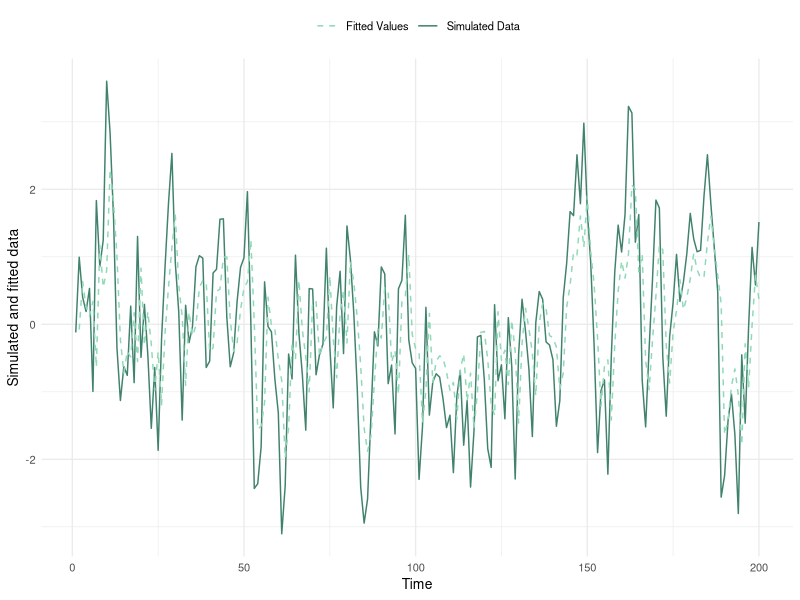
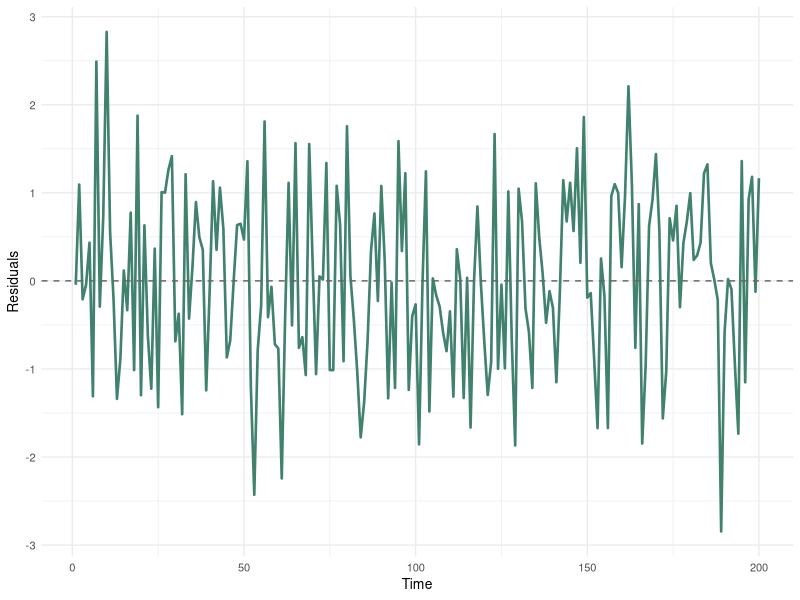
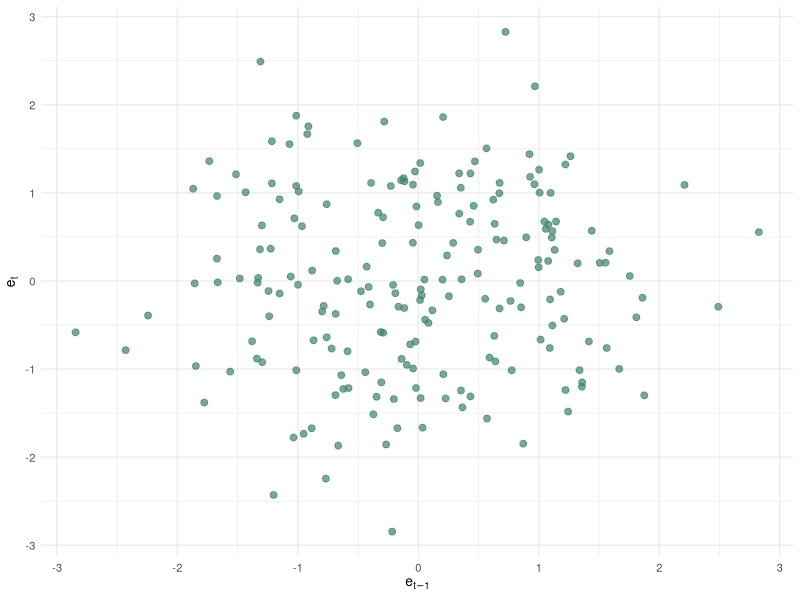
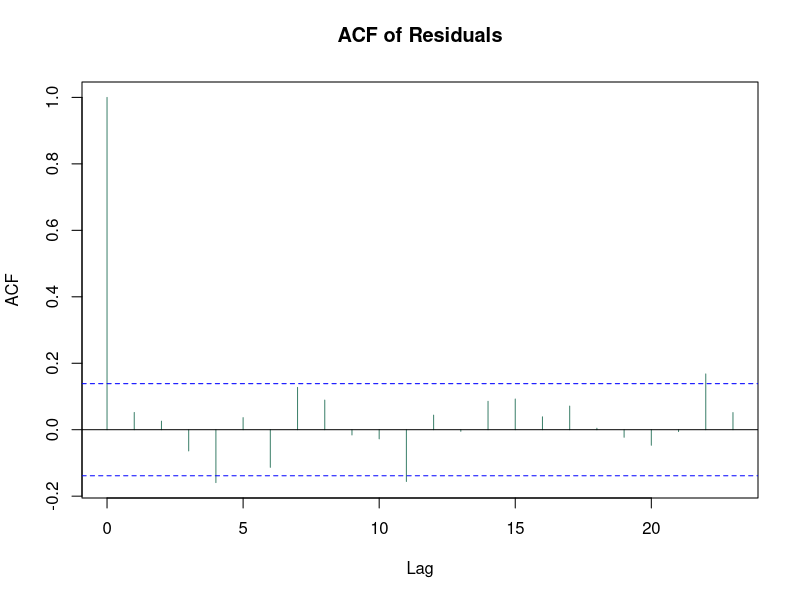
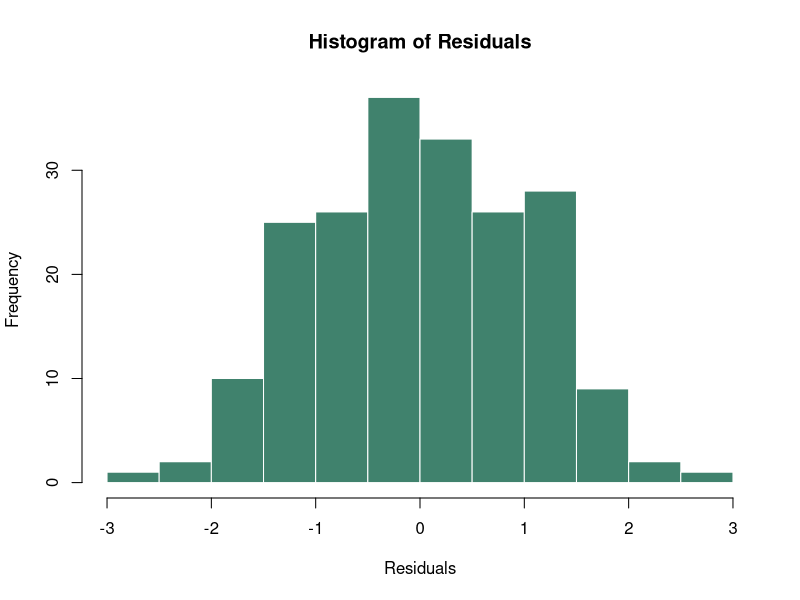
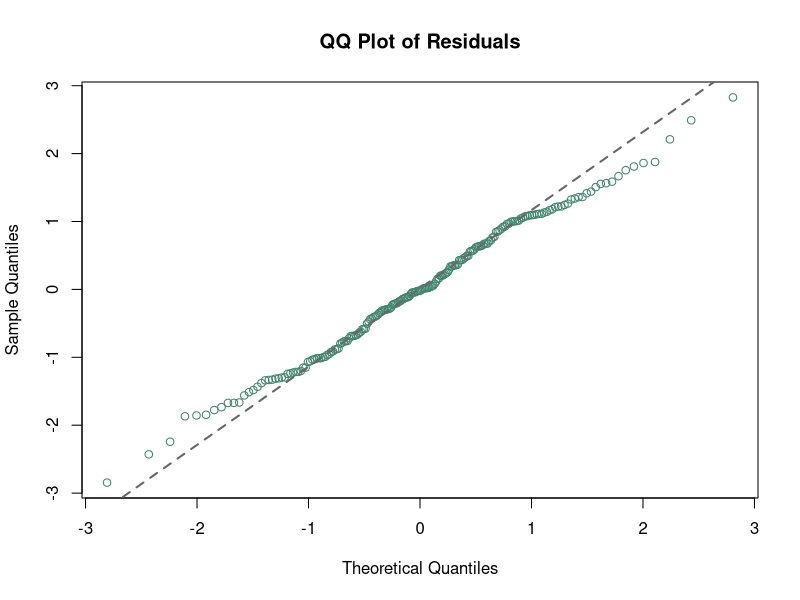

Here is the R script that generated these plots, in order:
#set seed (reproducibility)
set.seed(2025)

#call the libraries that are needed
#install before if not there already
library(ggplot2)

#parameters for AR(1)
phi <- 0.6     #AR coeff
n <- 200       #data size

#simulate stationary AR(1) process
y <- arima.sim(model = list(ar = phi), n = n)

#fit AR(1) model to simulated data
fit <- arima(y, order = c(1, 0, 0))
fit

#compute the fitted values
phi_hat <- fit$coef["ar1"]
fitted_vals <- c(NA, phi_hat * y[-length(y)])

#create data frame for ggplot
df <- data.frame(
  time = 1:n,
  Simulated = as.numeric(y),
  Fitted = as.numeric(fitted_vals)
)

#plot simulated and fitted series together
ggplot(data = df, aes(x = time)) +
  geom_line(aes(y = Simulated, colour = "Simulated Data"), linewidth = 0.5) +
  geom_line(aes(y = Fitted, colour = "Fitted Values"), linewidth = 0.5, linetype = "dashed") +
  scale_colour_manual(
    name = NULL,
    values = c("Simulated Data" = "#40826D",   
               "Fitted Values"  = "#8FD9B6")) +
  labs( x = "Time", y = "Simulated and fitted data") +
  theme_minimal(base_size = 10) +
  theme(legend.position = "top")

#extract residuals from fit
res <- residuals(fit)

# Create data frame for ggplot
res_df <- data.frame(
  time = 1:length(res),
  residuals = as.numeric(res)
)

#run sequence plot
ggplot(res_df, aes(x = time, y = residuals)) +
  geom_line(colour = "#40826D", linewidth = 0.9) +
  geom_hline(yintercept = 0, linetype = "dashed", colour = "gray40") +
  labs(x = "Time",y = "Residuals") +
  theme_minimal(base_size = 10)

#lag plot
# Create lagged residuals
e_t <- res[-1]
e_t_minus1 <- res[-length(res)]

# Combine into a data frame
lag_df <- data.frame(
  e_t = e_t,
  e_t_minus1 = e_t_minus1
)
ggplot(lag_df, aes(x = e_t_minus1, y = e_t)) +
  geom_point(colour = "#40826D", alpha = 0.7, size = 2) +
  labs(x = expression(e[t-1]), y = expression(e[t])) +
  theme_minimal(base_size = 10)

#ACF plot
acf(res, main = "ACF of Residuals", col = "#40826D")

#histogram 
hist(res,
     breaks = 20,
     main = "Histogram of Residuals",
     xlab = "Residuals",
     col = "#40826D",
     border = "white")

#QQ plot
qqnorm(res,
       main = "QQ Plot of Residuals",
       col = "#40826D")
qqline(res, col = "gray40", lwd = 2, lty = 2)

# Box–Pierce test
bp_test <- Box.test(res, lag = 10, type = "Box-Pierce")

# Ljung–Box test
lb_test <- Box.test(res, lag = 10, type = "Ljung-Box")

